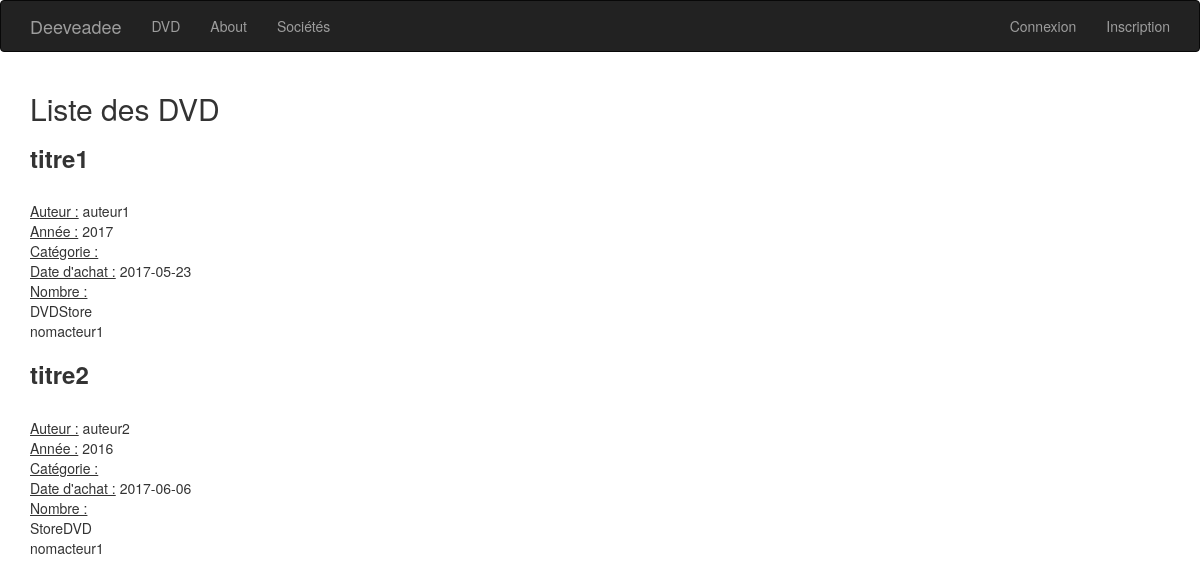
Screenshot of /index.php/dvd with the database file from the repository.
### tables this page shows
CREATE TABLE `dvd` (
  `numD` int(11) NOT NULL,
  `titreD` varchar(255) NOT NULL,
  `slug` varchar(255) NOT NULL,
  `auteurD` varchar(255) NOT NULL,
  `anneeD` year(4) NOT NULL,
  `categorieD` varchar(255) NOT NULL,
  `dateachatD` date NOT NULL,
  `nombreD` varchar(255) NOT NULL,
  `societeD` varchar(255) NOT NULL,
  `acteur` varchar(255) NOT NULL
);

CREATE TABLE `societe` (
  `numS` int(11) NOT NULL,
  `nomS` varchar(255) NOT NULL,
  `rueS` varchar(255) NOT NULL,
  `villeS` varchar(255) NOT NULL,
  `directeurS` varchar(255) NOT NULL
);

CREATE TABLE `acteur` (
  `numA` int(11) NOT NULL,
  `nomA` varchar(255) NOT NULL,
  `prenomA` varchar(255) NOT NULL,
  `ageA` varchar(255) NOT NULL,
  `sexeA` varchar(1) NOT NULL
);

### application/controllers/Dvd.php (called while the page is built)
<?php
  class Dvd extends CI_Controller{
    public function index(){
      $data['title'] = 'Liste des DVD';
      $data['dvds'] = $this->dvd_model->get_dvd();
      $this->load->view('templates/header');
      $this->load->view('dvd/index', $data);
      $this->load->view('templates/footer');
    }
  }

### index.php (called while the page is built, shortened)
<?php
require_once BASEPATH.'core/CodeIgniter.php';

### application/models/Dvd_model.php (called while the page is built, shortened)
<?php
  class Dvd_model extends CI_Model{
    public function get_dvd(){
      $this->db->join('societe', 'dvd.societeD=societe.numS');
      $this->db->join('acteur', 'dvd.acteur=acteur.numA');
      $query=$this->db->get('dvd');
      return $query->result_array();
    }
  }

### application/views/dvd/index.php (the view)
<h2><?= $title ?></h2>
<?php foreach($dvds as $dvd) : ?>
  <h3><strong><?php echo $dvd['titreD']; ?></h3></strong><br>
  <u>Auteur :</u> <?php echo $dvd['auteurD']; ?><br>
  <u>Année :</u> <?php echo $dvd['anneeD']; ?><br>
  <u>Catégorie :</u> <?php echo $dvd['categorieD']; ?><br>
  <u>Date d'achat :</u> <?php echo $dvd['dateachatD']; ?><br>
  <u>Nombre :</u> <?php echo $dvd['nombreD']; ?><br>
  <?php echo $dvd['nomS']; ?><br>
  <?php echo $dvd['nomA']; ?>
<?php endforeach; ?>

### application/views/templates/header.php (shortened to what this page needs)
<html>
  <head>
    <link rel="stylesheet" href="<?php echo base_url("/css/bootstrap.css"); ?>" />
  </head>
  <body>
    <nav class="navbar navbar-inverse">
      <div class="container">
        <div class="navbar-header">
          <a class="navbar-brand" href="http://deeveadee.my">Deeveadee</a>
        </div>
        <div id="navbar">
          <ul class="nav navbar-nav">
            <li><a href="<?php echo base_url(); ?>index.php/dvd">DVD</a></li>
            <li><a href="<?php echo base_url(); ?>index.php/about">About</a></li>
            <li><a href="<?php echo base_url(); ?>index.php/societes">Sociétés</a></li>
          </ul>
          <ul class="nav navbar-nav navbar-right">
            <li><a href="<?php echo base_url(); ?>index.php/clients/connexion">Connexion</a></li>
            <li><a href="<?php echo base_url(); ?>index.php/clients/inscription">Inscription</a></li>
          </ul>
        </div>
      </div>
    </nav>
    <div class="container">

### application/views/templates/footer.php
    </div>
  </body>
</html>

### rows the page displays
dvd: titreD "titre1", auteurD "auteur1", anneeD "2017", dateachatD "2017-05-23", societe.nomS "DVDStore", acteur.nomA "nomacteur1"
dvd: titreD "titre2", auteurD "auteur2", anneeD "2016", dateachatD "2017-06-06", societe.nomS "StoreDVD", acteur.nomA "nomacteur1"

### other values shown
$title "Liste des DVD"
